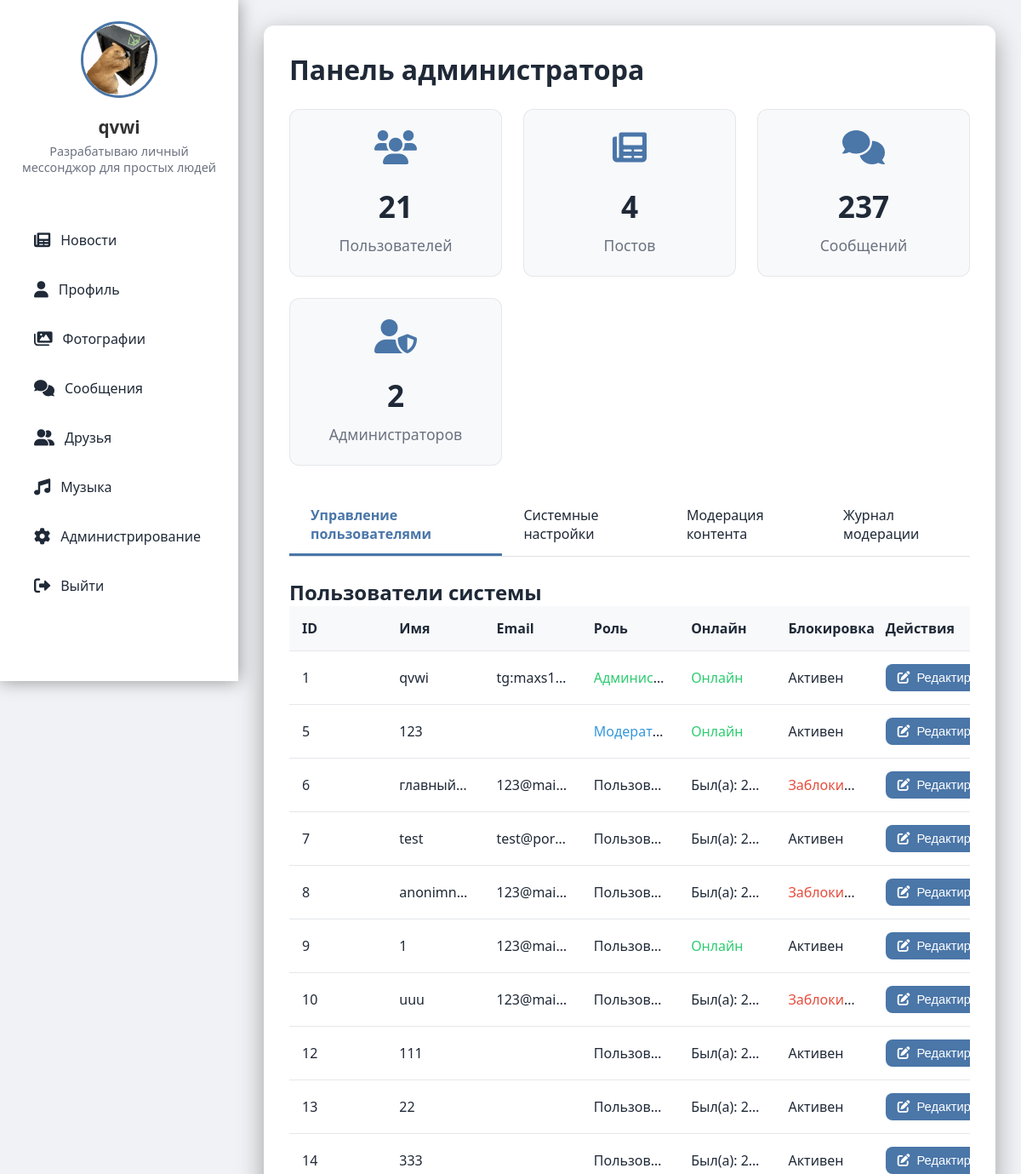
Page /admin (signed in, upper part) on the earlier database version.
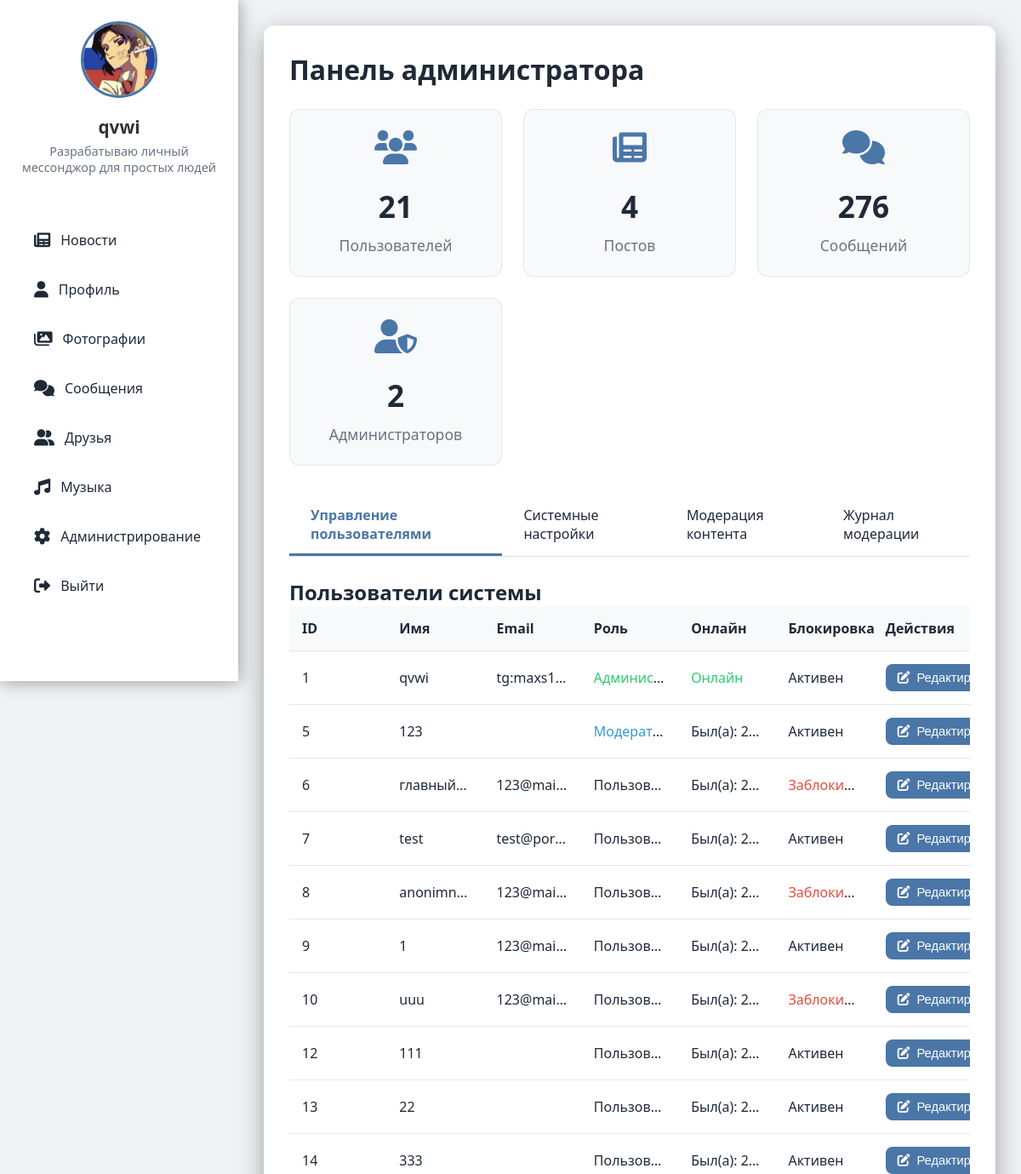
Same page on the later database version.
### tables this page shows
CREATE TABLE users (
                id INTEGER PRIMARY KEY AUTOINCREMENT,
                username TEXT UNIQUE NOT NULL,
                password TEXT NOT NULL,
                email TEXT,
                bio TEXT,
                avatar TEXT, role TEXT DEFAULT 'user' CHECK(role IN ('admin', 'moderator', 'user')), is_online BOOLEAN DEFAULT FALSE, last_seen DATETIME, banner TEXT, is_blocked BOOLEAN DEFAULT 0, block_reason TEXT);

### routes/admin.py (the view)
@bp.route('/admin')
def admin():
    if 'user_id' not in session:
        return redirect(url_for('auth.index'))
    user_id = session['user_id']
    conn = get_db()
    c = conn.cursor()
    c.execute("SELECT * FROM users WHERE id = ?", (user_id,))
    user = c.fetchone()
    if not user or user['role'] != 'admin':
        return redirect(url_for('feed.feed'))
    c.execute("SELECT COUNT(*) FROM users")
    users_count = c.fetchone()[0]
    c.execute("SELECT COUNT(*) FROM posts")
    posts_count = c.fetchone()[0]
    c.execute("SELECT COUNT(*) FROM messages")
    messages_count = c.fetchone()[0]
    c.execute("SELECT COUNT(*) FROM users WHERE role = 'admin'")
    admins_count = c.fetchone()[0]
    c.execute("SELECT id, username, email, bio, avatar, role, is_online, last_seen, is_blocked, block_reason FROM users")
    users = c.fetchall()
    c.execute("SELECT key, value FROM settings")
    settings = {row['key']: row['value'] for row in c.fetchall()}
    c.execute("SELECT id, email, message, status, created_at FROM invite_requests WHERE status='pending' ORDER BY created_at DESC")
    invite_requests = c.fetchall()
    c.execute("""
        SELECT code, uses_left, created_at, expires_at,
               CASE WHEN expires_at IS NOT NULL AND expires_at <= CURRENT_TIMESTAMP THEN 1 ELSE 0 END AS expired
        FROM invites ORDER BY created_at DESC
    """)
    invites = c.fetchall()
    c.execute("SELECT id, target_type, target_id, reason, created_at FROM reports WHERE status='open' ORDER BY created_at DESC")
    reports = c.fetchall()
    c.execute('''SELECT mr.id, mr.track_id, mr.reason, mr.created_at, m.title, m.filename, u.username
                 FROM music_reports mr JOIN music m ON mr.track_id=m.id JOIN users u ON mr.reporter_id=u.id
                 WHERE mr.status='open' ORDER BY mr.created_at DESC''')
    music_reports = c.fetchall()
    conn.close()
    return render_template('admin.html',
                           user=user,
                           users_count=users_count,
                           posts_count=posts_count,
                           messages_count=messages_count,
                           admins_count=admins_count,
                           users=users,
                           settings=settings,
                           reports=reports,
                           music_reports=music_reports,
                           invite_requests=invite_requests,
                           invites=invites)

### app.py (called while the page is built)
def _gen_csrf_token():
    import secrets
    token = session.get('_csrf_token')
    if not token:
        token = secrets.token_urlsafe(32)
        session['_csrf_token'] = token
    return token

@app.context_processor
def inject_csrf():
    return {'csrf_token': _gen_csrf_token()}

@app.before_request
def csrf_protect():
    if request.method in ('POST','PUT','PATCH','DELETE'):
        if request.path.startswith('/socket.io') or request.path.startswith('/static'):
            return None
        if request.endpoint in {'auth.index'}:
            if not session.get('_csrf_token'):
                return None
        token = None
        token = request.headers.get('X-CSRFToken') or request.headers.get('X-CSRF-Token')
        if not token:
            token = request.form.get('csrf_token') or request.args.get('csrf_token')
        if not token and request.is_json:
            try:
                token = (request.get_json(silent=True) or {}).get('csrf_token')
            except Exception:
                token = None
        if not token or token != session.get('_csrf_token'):
            return ('CSRF token missing or invalid', 400)

### templates/admin.html (shortened to what the changed rows need)
<!DOCTYPE html>
<html>
<head>
    <link href="https://cdnjs.cloudflare.com/ajax/libs/font-awesome/6.0.0/css/all.min.css" rel="stylesheet">
</head>
<body>
    <div class="sidebar">
        <div class="profile-card">
            <img src="{% if user[5] %}{{ url_for('static', filename='uploads/' + user[5]) }}{% else %}{{ url_for('static', filename='uploads/default_avatar.png') }}{% endif %}" alt="Avatar">
            <h3>{{ user[1] }}</h3>
            <p>{{ user[4] or 'Статус не указан' }}</p>
        </div>
    </div>
    <div class="content">
        <div class="admin-container">
            <h1>Панель администратора</h1>
            <div class="stats-grid">
                <div class="stat-card">
                    <i class="fas fa-comments"></i>
                    <div class="number">{{ messages_count }}</div>
                    <div class="label">Сообщений</div>
                </div>
            </div>
            <div class="tab-content active" id="users-tab">
                <h2>Пользователи системы</h2>
                <table class="user-table">
                    <thead>
                        <tr>
                            <th>ID</th>
                            <th>Имя</th>
                            <th>Email</th>
                            <th>Роль</th>
                            <th>Онлайн</th>
                            <th>Блокировка</th>
                            <th>Действия</th>
                        </tr>
                    </thead>
                    <tbody>
                        {% for u in users %}
                        <tr data-user-id="{{ u[0] }}">
                            <td>{{ u[0] }}</td>
                            <td>{{ u[1] }}</td>
                            <td>{{ u[2] }}</td>
                            <td>
                                {% if u[5] == 'admin' %}
                                    <span style="color: #2ecc71;">Администратор</span>
                                {% elif u[5] == 'moderator' %}
                                    <span style="color: #3498db;">Модератор</span>
                                {% else %}
                                    Пользователь
                                {% endif %}
                            </td>
                            <td>
                                {% if u[6] %}
                                    <span style="color:#2ecc71">Онлайн</span>
                                {% else %}
                                    <span title="{{ u[7] }}">Был(а): {{ u[7] }}</span>
                                {% endif %}
                            </td>
                            <td>
                                {% if u[8] %}
                                    <span style="color:#e74c3c">Заблокирован</span>
                                {% else %}
                                    Активен
                                {% endif %}
                            </td>
                            <td class="action-buttons">
                                <button type="button" class="btn js-edit" data-user-id="{{ u[0] }}" data-username="{{ u[1] }}" data-email="{{ u[2] }}" data-blocked="{{ u[8] }}">
                                    <i class="fas fa-edit"></i> Редактировать
                                </button>
                            </td>
                        </tr>
                        {% endfor %}
                    </tbody>
                </table>
            </div>
        </div>
    </div>
</body>
</html>

Differences in the rows shown:
changed users "qvwi": avatar: a different picture
changed users id 5: last_seen (not shown) → "2…"; is_online "Онлайн" → "Был(а):"
changed users id 9: last_seen (not shown) → "2…"; is_online "Онлайн" → "Был(а):"
Other differences:
{{ messages_count }}: "237" → "276"
